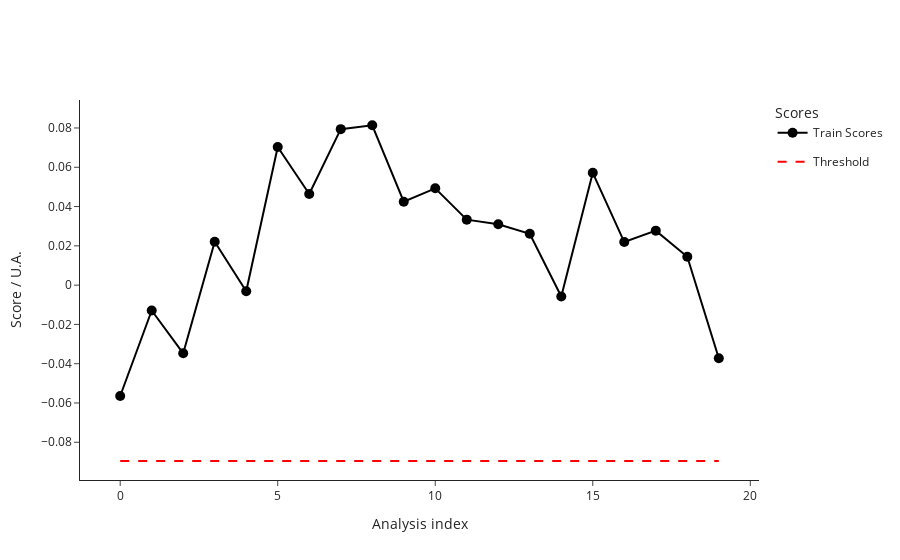

Notebook code for this chart:
### Code cell
from src.StreamPort.machine_learning.methods import MachineLearningMethodIsolationForestSklearn

iforest = MachineLearningMethodIsolationForestSklearn()
iforest_parameters = iforest.parameters
print("Isolation Forest parameters: ", iforest_parameters)
parameters.update(iforest_parameters)

ana = iforest.run(ana)
fig_train_scores = ana.plot_scores()
fig_train_scores.show()

### Figure 1 — Plotly figure (JSON) as saved in the notebook; plotly's stock layout.template omitted (floating-point values rounded to 4 significant figures)
{"data": [{"hovertemplate": ["<b>index: </b>18<br><b>name: </b>210812_Pac--005<br><b>path: </b>C:/Users/Sandeep/Desktop/ExtractedSignals\\210812_Pac 2021-08-12 10-30-07\\210812_Pac--005.D<br><b>batch: </b>210812_Pac 2021-08-12 10-30-07<br><b>batch_position: </b>5<br><b>idle_time: </b>39.0<br><b>sample: </b>NaCl 0,9%<br><b>method: </b>SAA_411_Pac.M<br><b>timestamp: </b>2021-08-12 10:50:23<br><b>detector: </b>G1315C<br><b>pump: </b>G7110B<br><b>start_time: </b>2021-08-12 10:50:57<br><b>end_time: </b>2021-08-12 10:54:57<br><b>runtime: </b>239.7000000000036", "<b>index: </b>19<br><b>name: </b>210812_Pac--006<br><b>path: </b>C:/Users/Sandeep/Desktop/ExtractedSignals\\210812_Pac 2021-08-12 10-30-07\\210812_Pac--006.D<br><b>batch: </b>210812_Pac 2021-08-12 10-30-07<br><b>batch_position: </b>6<br><b>idle_time: </b>39.0<br><b>sample: </b>Blank<br><b>method: </b>SAA_411_Pac.M<br><b>timestamp: </b>2021-08-12 10:55:02<br><b>detector: </b>G1315C<br><b>pump: </b>G7110B<br><b>start_time: </b>2021-08-12 10:55:36<br><b>end_time: </b>2021-08-12 10:59:36<br><b>runtime: </b>239.7000000000036", "<b>index: </b>20<br><b>name: </b>210812_Pac--007<br><b>path: </b>C:/Users/Sandeep/Desktop/ExtractedSignals\\210812_Pac 2021-08-12 10-30-07\\210812_Pac--007.D<br><b>batch: </b>210812_Pac 2021-08-12 10-30-07<br><b>batch_position: </b>7<br><b>idle_time: </b>39.0<br><b>sample: </b>0.025 mg/ml<br><b>method: </b>SAA_411_Pac.M<br><b>timestamp: </b>2021-08-12 10:59:41<br><b>detector: </b>G1315C<br><b>pump: </b>G7110B<br><b>start_time: </b>2021-08-12 11:00:15<br><b>end_time: </b>2021-08-12 11:04:15<br><b>runtime: </b>239.7000000000036", "<b>index: </b>21<br><b>name: </b>210812_Pac--008<br><b>path: </b>C:/Users/Sandeep/Desktop/ExtractedSignals\\210812_Pac 2021-08-12 10-30-07\\210812_Pac--008.D<br><b>batch: </b>210812_Pac 2021-08-12 10-30-07<br><b>batch_position: </b>8<br><b>idle_time: </b>39.0<br><b>sample: </b>Blank<br><b>method: </b>SAA_411_Pac.M<br><b>timestamp: </b>2021-08-12 11:04:20<br><b>detector: </b>G1315C<br><b>pump: </b>G7110B<br><b>start_time: </b>2021-08-12 11:04:54<br><b>end_time: </b>2021-08-12 11:08:54<br><b>runtime: </b>239.7000000000036", "<b>index: </b>22<br><b>name: </b>210812_Pac--009<br><b>path: </b>C:/Users/Sandeep/Desktop/ExtractedSignals\\210812_Pac 2021-08-12 10-30-07\\210812_Pac--009.D<br><b>batch: </b>210812_Pac 2021-08-12 10-30-07<br><b>batch_position: </b>9<br><b>idle_time: </b>38.0<br><b>sample: </b>210806/036 :10<br><b>method: </b>SAA_411_Pac.M<br><b>timestamp: </b>2021-08-12 11:08:59<br><b>detector: </b>G1315C<br><b>pump: </b>G7110B<br><b>start_time: </b>2021-08-12 11:09:32<br><b>end_time: </b>2021-08-12 11:13:32<br><b>runtime: </b>239.7000000000036", "<b>index: </b>23<br><b>name: </b>210812_Pac--010<br><b>path: </b>C:/Users/Sandeep/Desktop/ExtractedSignals\\210812_Pac 2021-08-12 10-30-07\\210812_Pac--010.D<br><b>batch: </b>210812_Pac 2021-08-12 10-30-07<br><b>batch_position: </b>10<br><b>idle_time: </b>39.0<br><b>sample: </b>210806/036 :10<br><b>method: </b>SAA_411_Pac.M<br><b>timestamp: </b>2021-08-12 11:13:37<br><b>detector: </b>G7110B<br><b>pump: </b>G7110B<br><b>start_time: </b>2021-08-12 11:14:11<br><b>end_time: </b>2021-08-12 11:18:11<br><b>runtime: </b>239.7000000000036", "<b>index: </b>24<br><b>name: </b>210812_Pac--011<br><b>path: </b>C:/Users/Sandeep/Desktop/ExtractedSignals\\210812_Pac 2021-08-12 10-30-07\\210812_Pac--011.D<br><b>batch: </b>210812_Pac 2021-08-12 10-30-07<br><b>batch_position: </b>11<br><b>idle_time: </b>39.0<br><b>sample: </b>210806/036 :10<br><b>method: </b>SAA_411_Pac.M<br><b>timestamp: </b>2021-08-12 11:18:16<br><b>detector: </b>G7110B<br><b>pump: </b>G7110B<br><b>start_time: </b>2021-08-12 11:18:50<br><b>end_time: </b>2021-08-12 11:22:50<br><b>runtime: </b>239.7000000000036", "<b>index: </b>25<br><b>name: </b>210812_Pac--012<br><b>path: </b>C:/Users/Sandeep/Desktop/ExtractedSignals\\210812_Pac 2021-08-12 10-30-07\\210812_Pac--012.D<br><b>batch: </b>210812_Pac 2021-08-12 10-30-07<br><b>batch_position: </b>12<br><b>idle_time: </b>39.0<br><b>sample: </b>Blank<br><b>method: </b>SAA_411_Pac.M<br><b>timestamp: </b>2021-08-12 11:22:55<br><b>detector: </b>G1315C<br><b>pump: </b>G7110B<br><b>start_time: </b>2021-08-12 11:23:29<br><b>end_time: </b>2021-08-12 11:27:29<br><b>runtime: </b>239.7000000000036", "<b>index: </b>26<br><b>name: </b>210812_Pac--013<br><b>path: </b>C:/Users/Sandeep/Desktop/ExtractedSignals\\210812_Pac 2021-08-12 10-30-07\\210812_Pac--013.D<br><b>batch: </b>210812_Pac 2021-08-12 10-30-07<br><b>batch_position: </b>13<br><b>idle_time: </b>39.0<br><b>sample: </b>0.025 mg/ml<br><b>method: </b>SAA_411_Pac.M<br><b>timestamp: </b>2021-08-12 11:27:34<br><b>detector: </b>G1315C<br><b>pump: </b>G7110B<br><b>start_time: </b>2021-08-12 11:28:08<br><b>end_time: </b>2021-08-12 11:32:08<br><b>runtime: </b>239.7000000000036", "<b>index: </b>27<br><b>name: </b>210812_Pac--014<br><b>path: </b>C:/Users/Sandeep/Desktop/ExtractedSignals\\210812_Pac 2021-08-12 10-30-07\\210812_Pac--014.D<br><b>batch: </b>210812_Pac 2021-08-12 10-30-07<br><b>batch_position: </b>14<br><b>idle_time: </b>38.0<br><b>sample: </b>Blank<br><b>method: </b>SAA_411_Pac.M<br><b>timestamp: </b>2021-08-12 11:32:13<br><b>detector: </b>G7110B<br><b>pump: </b>G7110B<br><b>start_time: </b>2021-08-12 11:32:46<br><b>end_time: </b>2021-08-12 11:36:47<br><b>runtime: </b>239.7000000000036", "<b>index: </b>51<br><b>name: </b>210813_Pac--005<br><b>path: </b>C:/Users/Sandeep/Desktop/ExtractedSignals\\210813_Pac 2021-08-13 10-37-27\\210813_Pac--005.D<br><b>batch: </b>210813_Pac 2021-08-13 10-37-27<br><b>batch_position: </b>5<br><b>idle_time: </b>39.0<br><b>sample: </b>NaCl 0,9%<br><b>method: </b>SAA_411_Pac.M<br><b>timestamp: </b>2021-08-13 10:57:52<br><b>detector: </b>G7110B<br><b>pump: </b>G7110B<br><b>start_time: </b>2021-08-13 10:58:26<br><b>end_time: </b>2021-08-13 11:02:27<br><b>runtime: </b>239.7000000000036", "<b>index: </b>52<br><b>name: </b>210813_Pac--006<br><b>path: </b>C:/Users/Sandeep/Desktop/ExtractedSignals\\210813_Pac 2021-08-13 10-37-27\\210813_Pac--006.D<br><b>batch: </b>210813_Pac 2021-08-13 10-37-27<br><b>batch_position: </b>6<br><b>idle_time: </b>38.0<br><b>sample: </b>Blank<br><b>method: </b>SAA_411_Pac.M<br><b>timestamp: </b>2021-08-13 11:02:31<br><b>detector: </b>G1315C<br><b>pump: </b>G7110B<br><b>start_time: </b>2021-08-13 11:03:05<br><b>end_time: </b>2021-08-13 11:07:06<br><b>runtime: </b>239.7000000000036", "<b>index: </b>53<br><b>name: </b>210813_Pac--007<br><b>path: </b>C:/Users/Sandeep/Desktop/ExtractedSignals\\210813_Pac 2021-08-13 10-37-27\\210813_Pac--007.D<br><b>batch: </b>210813_Pac 2021-08-13 10-37-27<br><b>batch_position: </b>7<br><b>idle_time: </b>38.0<br><b>sample: </b>0.025 mg/ml<br><b>method: </b>SAA_411_Pac.M<br><b>timestamp: </b>2021-08-13 11:07:10<br><b>detector: </b>G1315C<br><b>pump: </b>G7116B<br><b>start_time: </b>2021-08-13 11:07:44<br><b>end_time: </b>2021-08-13 11:11:45<br><b>runtime: </b>239.7000000000036", "<b>index: </b>54<br><b>name: </b>210813_Pac--008<br><b>path: </b>C:/Users/Sandeep/Desktop/ExtractedSignals\\210813_Pac 2021-08-13 10-37-27\\210813_Pac--008.D<br><b>batch: </b>210813_Pac 2021-08-13 10-37-27<br><b>batch_position: </b>8<br><b>idle_time: </b>38.0<br><b>sample: </b>Blank<br><b>method: </b>SAA_411_Pac.M<br><b>timestamp: </b>2021-08-13 11:11:49<br><b>detector: </b>G1315C<br><b>pump: </b>G7110B<br><b>start_time: </b>2021-08-13 11:12:23<br><b>end_time: </b>2021-08-13 11:16:23<br><b>runtime: </b>239.7000000000036", "<b>index: </b>55<br><b>name: </b>210813_Pac--009<br><b>path: </b>C:/Users/Sandeep/Desktop/ExtractedSignals\\210813_Pac 2021-08-13 10-37-27\\210813_Pac--009.D<br><b>batch: </b>210813_Pac 2021-08-13 10-37-27<br><b>batch_position: </b>9<br><b>idle_time: </b>39.0<br><b>sample: </b>210812/004 :20<br><b>method: </b>SAA_411_Pac.M<br><b>timestamp: </b>2021-08-13 11:16:28<br><b>detector: </b>G1315C<br><b>pump: </b>G7110B<br><b>start_time: </b>2021-08-13 11:17:02<br><b>end_time: </b>2021-08-13 11:21:03<br><b>runtime: </b>239.7000000000036", "<b>index: </b>56<br><b>name: </b>210813_Pac--010<br><b>path: </b>C:/Users/Sandeep/Desktop/ExtractedSignals\\210813_Pac 2021-08-13 10-37-27\\210813_Pac--010.D<br><b>batch: </b>210813_Pac 2021-08-13 10-37-27<br><b>batch_position: </b>10<br><b>idle_time: </b>38.0<br><b>sample: </b>210812/004 :20<br><b>method: </b>SAA_411_Pac.M<br><b>timestamp: </b>2021-08-13 11:21:08<br><b>detector: </b>G1315C<br><b>pump: </b>G7110B<br><b>start_time: </b>2021-08-13 11:21:41<br><b>end_time: </b>2021-08-13 11:25:42<br><b>runtime: </b>239.7000000000036", "<b>index: </b>57<br><b>name: </b>210813_Pac--011<br><b>path: </b>C:/Users/Sandeep/Desktop/ExtractedSignals\\210813_Pac 2021-08-13 10-37-27\\210813_Pac--011.D<br><b>batch: </b>210813_Pac 2021-08-13 10-37-27<br><b>batch_position: </b>11<br><b>idle_time: </b>39.0<br><b>sample: </b>210812/004 :20<br><b>method: </b>SAA_411_Pac.M<br><b>timestamp: </b>2021-08-13 11:25:46<br><b>detector: </b>G1315C<br><b>pump: </b>G7110B<br><b>start_time: </b>2021-08-13 11:26:21<br><b>end_time: </b>2021-08-13 11:30:21<br><b>runtime: </b>239.7000000000036", "<b>index: </b>58<br><b>name: </b>210813_Pac--012<br><b>path: </b>C:/Users/Sandeep/Desktop/ExtractedSignals\\210813_Pac 2021-08-13 10-37-27\\210813_Pac--012.D<br><b>batch: </b>210813_Pac 2021-08-13 10-37-27<br><b>batch_position: </b>12<br><b>idle_time: </b>38.0<br><b>sample: </b>Blank<br><b>method: </b>SAA_411_Pac.M<br><b>timestamp: </b>2021-08-13 11:30:26<br><b>detector: </b>G1315C<br><b>pump: </b>G7110B<br><b>start_time: </b>2021-08-13 11:30:59<br><b>end_time: </b>2021-08-13 11:34:59<br><b>runtime: </b>239.7000000000036", "<b>index: </b>59<br><b>name: </b>210813_Pac--013<br><b>path: </b>C:/Users/Sandeep/Desktop/ExtractedSignals\\210813_Pac 2021-08-13 10-37-27\\210813_Pac--013.D<br><b>batch: </b>210813_Pac 2021-08-13 10-37-27<br><b>batch_position: </b>13<br><b>idle_time: </b>39.0<br><b>sample: </b>0.025 mg/ml<br><b>method: </b>SAA_411_Pac.M<br><b>timestamp: </b>2021-08-13 11:35:04<br><b>detector: </b>G1315C<br><b>pump: </b>G7110B<br><b>start_time: </b>2021-08-13 11:35:38<br><b>end_time: </b>2021-08-13 11:39:38<br><b>runtime: </b>239.7000000000036", "<b>index: </b>60<br><b>name: </b>210813_Pac--014<br><b>path: </b>C:/Users/Sandeep/Desktop/ExtractedSignals\\210813_Pac 2021-08-13 10-37-27\\210813_Pac--014.D<br><b>batch: </b>210813_Pac 2021-08-13 10-37-27<br><b>batch_position: </b>14<br><b>idle_time: </b>38.0<br><b>sample: </b>Blank<br><b>method: </b>SAA_411_Pac.M<br><b>timestamp: </b>2021-08-13 11:39:43<br><b>detector: </b>G1315C<br><b>pump: </b>G7110B<br><b>start_time: </b>2021-08-13 11:40:16<br><b>end_time: </b>2021-08-13 11:44:17<br><b>runtime: </b>239.7000000000036"], "legendgroup": "Train", "line": {"color": "black"}, "marker": {"color": "black", "size": 10}, "mode": "lines+markers", "name": "Train Scores", "text": ["<b>index: </b>18<br><b>name: </b>210812_Pac--005<br><b>path: </b>C:/Users/Sandeep/Desktop/ExtractedSignals\\210812_Pac 2021-08-12 10-30-07\\210812_Pac--005.D<br><b>batch: </b>210812_Pac 2021-08-12 10-30-07<br><b>batch_position: </b>5<br><b>idle_time: </b>39.0<br><b>sample: </b>NaCl 0,9%<br><b>method: </b>SAA_411_Pac.M<br><b>timestamp: </b>2021-08-12 10:50:23<br><b>detector: </b>G1315C<br><b>pump: </b>G7110B<br><b>start_time: </b>2021-08-12 10:50:57<br><b>end_time: </b>2021-08-12 10:54:57<br><b>runtime: </b>239.7000000000036", "<b>index: </b>19<br><b>name: </b>210812_Pac--006<br><b>path: </b>C:/Users/Sandeep/Desktop/ExtractedSignals\\210812_Pac 2021-08-12 10-30-07\\210812_Pac--006.D<br><b>batch: </b>210812_Pac 2021-08-12 10-30-07<br><b>batch_position: </b>6<br><b>idle_time: </b>39.0<br><b>sample: </b>Blank<br><b>method: </b>SAA_411_Pac.M<br><b>timestamp: </b>2021-08-12 10:55:02<br><b>detector: </b>G1315C<br><b>pump: </b>G7110B<br><b>start_time: </b>2021-08-12 10:55:36<br><b>end_time: </b>2021-08-12 10:59:36<br><b>runtime: </b>239.7000000000036", "<b>index: </b>20<br><b>name: </b>210812_Pac--007<br><b>path: </b>C:/Users/Sandeep/Desktop/ExtractedSignals\\210812_Pac 2021-08-12 10-30-07\\210812_Pac--007.D<br><b>batch: </b>210812_Pac 2021-08-12 10-30-07<br><b>batch_position: </b>7<br><b>idle_time: </b>39.0<br><b>sample: </b>0.025 mg/ml<br><b>method: </b>SAA_411_Pac.M<br><b>timestamp: </b>2021-08-12 10:59:41<br><b>detector: </b>G1315C<br><b>pump: </b>G7110B<br><b>start_time: </b>2021-08-12 11:00:15<br><b>end_time: </b>2021-08-12 11:04:15<br><b>runtime: </b>239.7000000000036", "<b>index: </b>21<br><b>name: </b>210812_Pac--008<br><b>path: </b>C:/Users/Sandeep/Desktop/ExtractedSignals\\210812_Pac 2021-08-12 10-30-07\\210812_Pac--008.D<br><b>batch: </b>210812_Pac 2021-08-12 10-30-07<br><b>batch_position: </b>8<br><b>idle_time: </b>39.0<br><b>sample: </b>Blank<br><b>method: </b>SAA_411_Pac.M<br><b>timestamp: </b>2021-08-12 11:04:20<br><b>detector: </b>G1315C<br><b>pump: </b>G7110B<br><b>start_time: </b>2021-08-12 11:04:54<br><b>end_time: </b>2021-08-12 11:08:54<br><b>runtime: </b>239.7000000000036", "<b>index: </b>22<br><b>name: </b>210812_Pac--009<br><b>path: </b>C:/Users/Sandeep/Desktop/ExtractedSignals\\210812_Pac 2021-08-12 10-30-07\\210812_Pac--009.D<br><b>batch: </b>210812_Pac 2021-08-12 10-30-07<br><b>batch_position: </b>9<br><b>idle_time: </b>38.0<br><b>sample: </b>210806/036 :10<br><b>method: </b>SAA_411_Pac.M<br><b>timestamp: </b>2021-08-12 11:08:59<br><b>detector: </b>G1315C<br><b>pump: </b>G7110B<br><b>start_time: </b>2021-08-12 11:09:32<br><b>end_time: </b>2021-08-12 11:13:32<br><b>runtime: </b>239.7000000000036", "<b>index: </b>23<br><b>name: </b>210812_Pac--010<br><b>path: </b>C:/Users/Sandeep/Desktop/ExtractedSignals\\210812_Pac 2021-08-12 10-30-07\\210812_Pac--010.D<br><b>batch: </b>210812_Pac 2021-08-12 10-30-07<br><b>batch_position: </b>10<br><b>idle_time: </b>39.0<br><b>sample: </b>210806/036 :10<br><b>method: </b>SAA_411_Pac.M<br><b>timestamp: </b>2021-08-12 11:13:37<br><b>detector: </b>G7110B<br><b>pump: </b>G7110B<br><b>start_time: </b>2021-08-12 11:14:11<br><b>end_time: </b>2021-08-12 11:18:11<br><b>runtime: </b>239.7000000000036", "<b>index: </b>24<br><b>name: </b>210812_Pac--011<br><b>path: </b>C:/Users/Sandeep/Desktop/ExtractedSignals\\210812_Pac 2021-08-12 10-30-07\\210812_Pac--011.D<br><b>batch: </b>210812_Pac 2021-08-12 10-30-07<br><b>batch_position: </b>11<br><b>idle_time: </b>39.0<br><b>sample: </b>210806/036 :10<br><b>method: </b>SAA_411_Pac.M<br><b>timestamp: </b>2021-08-12 11:18:16<br><b>detector: </b>G7110B<br><b>pump: </b>G7110B<br><b>start_time: </b>2021-08-12 11:18:50<br><b>end_time: </b>2021-08-12 11:22:50<br><b>runtime: </b>239.7000000000036", "<b>index: </b>25<br><b>name: </b>210812_Pac--012<br><b>path: </b>C:/Users/Sandeep/Desktop/ExtractedSignals\\210812_Pac 2021-08-12 10-30-07\\210812_Pac--012.D<br><b>batch: </b>210812_Pac 2021-08-12 10-30-07<br><b>batch_position: </b>12<br><b>idle_time: </b>39.0<br><b>sample: </b>Blank<br><b>method: </b>SAA_411_Pac.M<br><b>timestamp: </b>2021-08-12 11:22:55<br><b>detector: </b>G1315C<br><b>pump: </b>G7110B<br><b>start_time: </b>2021-08-12 11:23:29<br><b>end_time: </b>2021-08-12 11:27:29<br><b>runtime: </b>239.7000000000036", "<b>index: </b>26<br><b>name: </b>210812_Pac--013<br><b>path: </b>C:/Users/Sandeep/Desktop/ExtractedSignals\\210812_Pac 2021-08-12 10-30-07\\210812_Pac--013.D<br><b>batch: </b>210812_Pac 2021-08-12 10-30-07<br><b>batch_position: </b>13<br><b>idle_time: </b>39.0<br><b>sample: </b>0.025 mg/ml<br><b>method: </b>SAA_411_Pac.M<br><b>timestamp: </b>2021-08-12 11:27:34<br><b>detector: </b>G1315C<br><b>pump: </b>G7110B<br><b>start_time: </b>2021-08-12 11:28:08<br><b>end_time: </b>2021-08-12 11:32:08<br><b>runtime: </b>239.7000000000036", "<b>index: </b>27<br><b>name: </b>210812_Pac--014<br><b>path: </b>C:/Users/Sandeep/Desktop/ExtractedSignals\\210812_Pac 2021-08-12 10-30-07\\210812_Pac--014.D<br><b>batch: </b>210812_Pac 2021-08-12 10-30-07<br><b>batch_position: </b>14<br><b>idle_time: </b>38.0<br><b>sample: </b>Blank<br><b>method: </b>SAA_411_Pac.M<br><b>timestamp: </b>2021-08-12 11:32:13<br><b>detector: </b>G7110B<br><b>pump: </b>G7110B<br><b>start_time: </b>2021-08-12 11:32:46<br><b>end_time: </b>2021-08-12 11:36:47<br><b>runtime: </b>239.7000000000036", "<b>index: </b>51<br><b>name: </b>210813_Pac--005<br><b>path: </b>C:/Users/Sandeep/Desktop/ExtractedSignals\\210813_Pac 2021-08-13 10-37-27\\210813_Pac--005.D<br><b>batch: </b>210813_Pac 2021-08-13 10-37-27<br><b>batch_position: </b>5<br><b>idle_time: </b>39.0<br><b>sample: </b>NaCl 0,9%<br><b>method: </b>SAA_411_Pac.M<br><b>timestamp: </b>2021-08-13 10:57:52<br><b>detector: </b>G7110B<br><b>pump: </b>G7110B<br><b>start_time: </b>2021-08-13 10:58:26<br><b>end_time: </b>2021-08-13 11:02:27<br><b>runtime: </b>239.7000000000036", "<b>index: </b>52<br><b>name: </b>210813_Pac--006<br><b>path: </b>C:/Users/Sandeep/Desktop/ExtractedSignals\\210813_Pac 2021-08-13 10-37-27\\210813_Pac--006.D<br><b>batch: </b>210813_Pac 2021-08-13 10-37-27<br><b>batch_position: </b>6<br><b>idle_time: </b>38.0<br><b>sample: </b>Blank<br><b>method: </b>SAA_411_Pac.M<br><b>timestamp: </b>2021-08-13 11:02:31<br><b>detector: </b>G1315C<br><b>pump: </b>G7110B<br><b>start_time: </b>2021-08-13 11:03:05<br><b>end_time: </b>2021-08-13 11:07:06<br><b>runtime: </b>239.7000000000036", "<b>index: </b>53<br><b>name: </b>210813_Pac--007<br><b>path: </b>C:/Users/Sandeep/Desktop/ExtractedSignals\\210813_Pac 2021-08-13 10-37-27\\210813_Pac--007.D<br><b>batch: </b>210813_Pac 2021-08-13 10-37-27<br><b>batch_position: </b>7<br><b>idle_time: </b>38.0<br><b>sample: </b>0.025 mg/ml<br><b>method: </b>SAA_411_Pac.M<br><b>timestamp: </b>2021-08-13 11:07:10<br><b>detector: </b>G1315C<br><b>pump: </b>G7116B<br><b>start_time: </b>2021-08-13 11:07:44<br><b>end_time: </b>2021-08-13 11:11:45<br><b>runtime: </b>239.7000000000036", "<b>index: </b>54<br><b>name: </b>210813_Pac--008<br><b>path: </b>C:/Users/Sandeep/Desktop/ExtractedSignals\\210813_Pac 2021-08-13 10-37-27\\210813_Pac--008.D<br><b>batch: </b>210813_Pac 2021-08-13 10-37-27<br><b>batch_position: </b>8<br><b>idle_time: </b>38.0<br><b>sample: </b>Blank<br><b>method: </b>SAA_411_Pac.M<br><b>timestamp: </b>2021-08-13 11:11:49<br><b>detector: </b>G1315C<br><b>pump: </b>G7110B<br><b>start_time: </b>2021-08-13 11:12:23<br><b>end_time: </b>2021-08-13 11:16:23<br><b>runtime: </b>239.7000000000036", "<b>index: </b>55<br><b>name: </b>210813_Pac--009<br><b>path: </b>C:/Users/Sandeep/Desktop/ExtractedSignals\\210813_Pac 2021-08-13 10-37-27\\210813_Pac--009.D<br><b>batch: </b>210813_Pac 2021-08-13 10-37-27<br><b>batch_position: </b>9<br><b>idle_time: </b>39.0<br><b>sample: </b>210812/004 :20<br><b>method: </b>SAA_411_Pac.M<br><b>timestamp: </b>2021-08-13 11:16:28<br><b>detector: </b>G1315C<br><b>pump: </b>G7110B<br><b>start_time: </b>2021-08-13 11:17:02<br><b>end_time: </b>2021-08-13 11:21:03<br><b>runtime: </b>239.7000000000036", "<b>index: </b>56<br><b>name: </b>210813_Pac--010<br><b>path: </b>C:/Users/Sandeep/Desktop/ExtractedSignals\\210813_Pac 2021-08-13 10-37-27\\210813_Pac--010.D<br><b>batch: </b>210813_Pac 2021-08-13 10-37-27<br><b>batch_position: </b>10<br><b>idle_time: </b>38.0<br><b>sample: </b>210812/004 :20<br><b>method: </b>SAA_411_Pac.M<br><b>timestamp: </b>2021-08-13 11:21:08<br><b>detector: </b>G1315C<br><b>pump: </b>G7110B<br><b>start_time: </b>2021-08-13 11:21:41<br><b>end_time: </b>2021-08-13 11:25:42<br><b>runtime: </b>239.7000000000036", "<b>index: </b>57<br><b>name: </b>210813_Pac--011<br><b>path: </b>C:/Users/Sandeep/Desktop/ExtractedSignals\\210813_Pac 2021-08-13 10-37-27\\210813_Pac--011.D<br><b>batch: </b>210813_Pac 2021-08-13 10-37-27<br><b>batch_position: </b>11<br><b>idle_time: </b>39.0<br><b>sample: </b>210812/004 :20<br><b>method: </b>SAA_411_Pac.M<br><b>timestamp: </b>2021-08-13 11:25:46<br><b>detector: </b>G1315C<br><b>pump: </b>G7110B<br><b>start_time: </b>2021-08-13 11:26:21<br><b>end_time: </b>2021-08-13 11:30:21<br><b>runtime: </b>239.7000000000036", "<b>index: </b>58<br><b>name: </b>210813_Pac--012<br><b>path: </b>C:/Users/Sandeep/Desktop/ExtractedSignals\\210813_Pac 2021-08-13 10-37-27\\210813_Pac--012.D<br><b>batch: </b>210813_Pac 2021-08-13 10-37-27<br><b>batch_position: </b>12<br><b>idle_time: </b>38.0<br><b>sample: </b>Blank<br><b>method: </b>SAA_411_Pac.M<br><b>timestamp: </b>2021-08-13 11:30:26<br><b>detector: </b>G1315C<br><b>pump: </b>G7110B<br><b>start_time: </b>2021-08-13 11:30:59<br><b>end_time: </b>2021-08-13 11:34:59<br><b>runtime: </b>239.7000000000036", "<b>index: </b>59<br><b>name: </b>210813_Pac--013<br><b>path: </b>C:/Users/Sandeep/Desktop/ExtractedSignals\\210813_Pac 2021-08-13 10-37-27\\210813_Pac--013.D<br><b>batch: </b>210813_Pac 2021-08-13 10-37-27<br><b>batch_position: </b>13<br><b>idle_time: </b>39.0<br><b>sample: </b>0.025 mg/ml<br><b>method: </b>SAA_411_Pac.M<br><b>timestamp: </b>2021-08-13 11:35:04<br><b>detector: </b>G1315C<br><b>pump: </b>G7110B<br><b>start_time: </b>2021-08-13 11:35:38<br><b>end_time: </b>2021-08-13 11:39:38<br><b>runtime: </b>239.7000000000036", "<b>index: </b>60<br><b>name: </b>210813_Pac--014<br><b>path: </b>C:/Users/Sandeep/Desktop/ExtractedSignals\\210813_Pac 2021-08-13 10-37-27\\210813_Pac--014.D<br><b>batch: </b>210813_Pac 2021-08-13 10-37-27<br><b>batch_position: </b>14<br><b>idle_time: </b>38.0<br><b>sample: </b>Blank<br><b>method: </b>SAA_411_Pac.M<br><b>timestamp: </b>2021-08-13 11:39:43<br><b>detector: </b>G1315C<br><b>pump: </b>G7110B<br><b>start_time: </b>2021-08-13 11:40:16<br><b>end_time: </b>2021-08-13 11:44:17<br><b>runtime: </b>239.7000000000036"], "type": "scatter", "x": [0, 1, 2, 3, 4, 5, 6, 7, 8, 9, 10, 11, 12, 13, 14, 15, 16, 17, 18, 19], "y": [-0.05643, -0.01292, -0.03472, 0.02205, -0.003111, 0.0703, 0.04641, 0.07941, 0.08139, 0.04245, 0.04929, 0.03333, 0.03095, 0.02613, -0.005783, 0.05719, 0.02193, 0.02775, 0.01447, -0.03725]}, {"legendgroup": "Threshold", "line": {"color": "red", "dash": "dash"}, "mode": "lines", "name": "Threshold", "type": "scatter", "x": [0, 19], "y": [-0.08953, -0.08953]}], "layout": {"legend": {"title": {"text": "Scores"}}, "xaxis": {"title": {"text": "Analysis index"}}, "yaxis": {"title": {"text": "Score / U.A."}}}}
